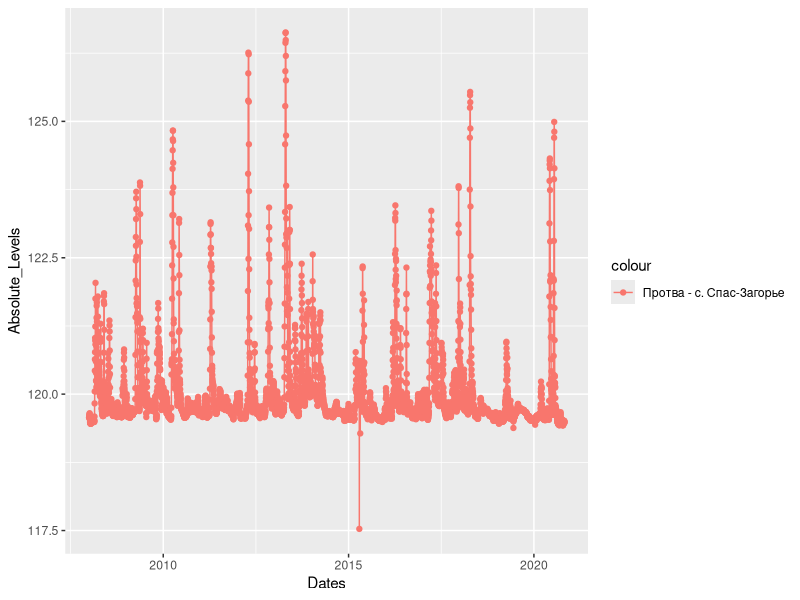
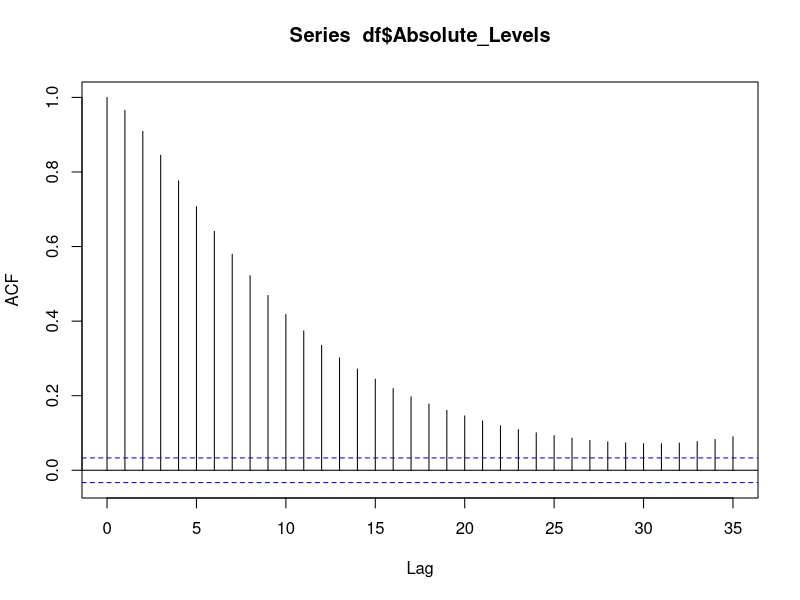
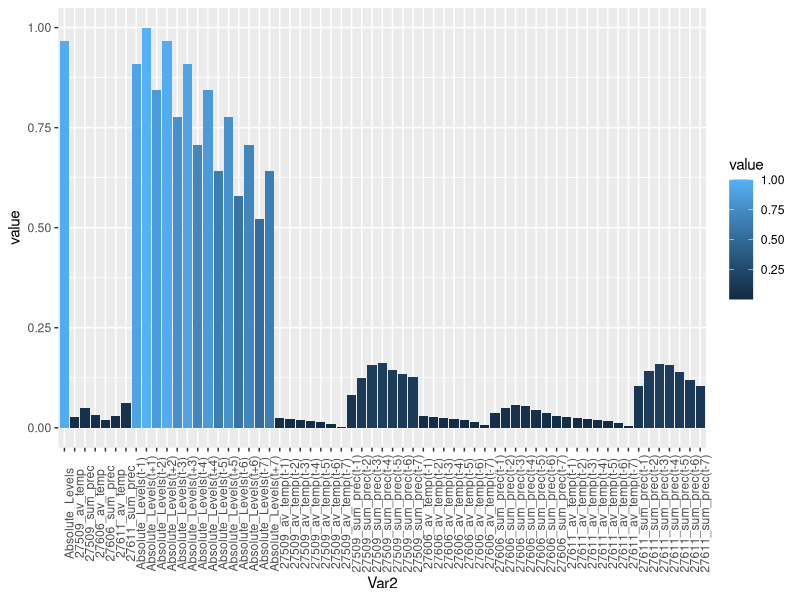
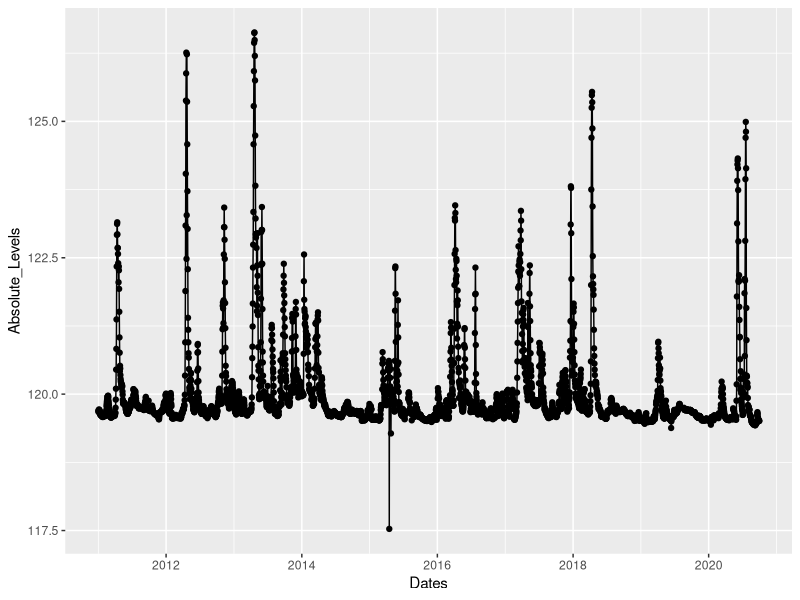
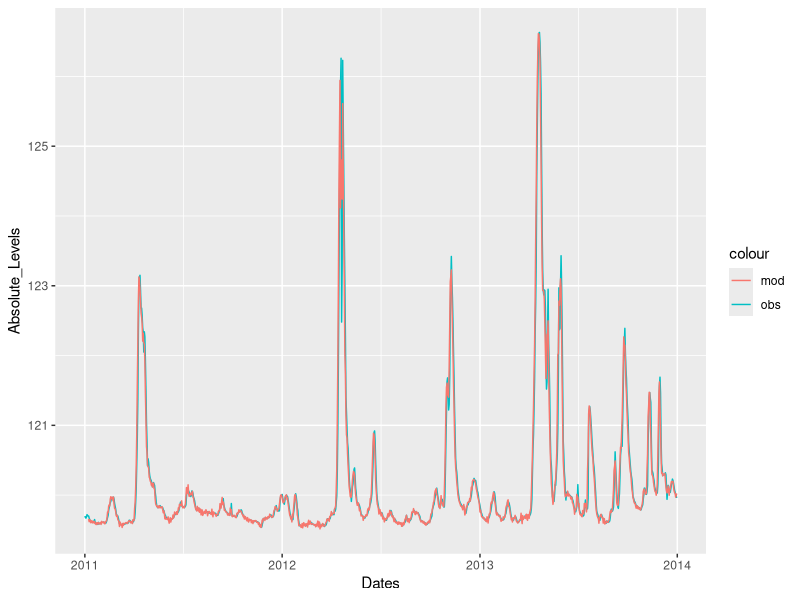
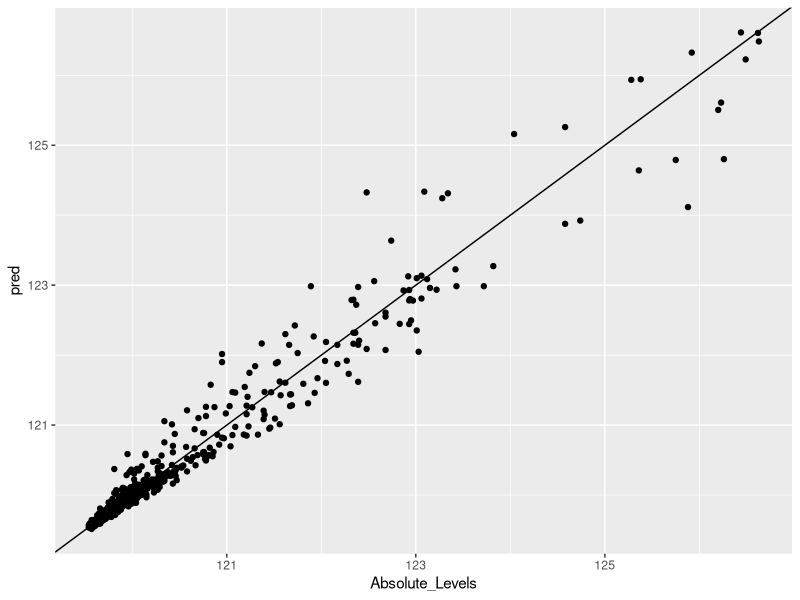
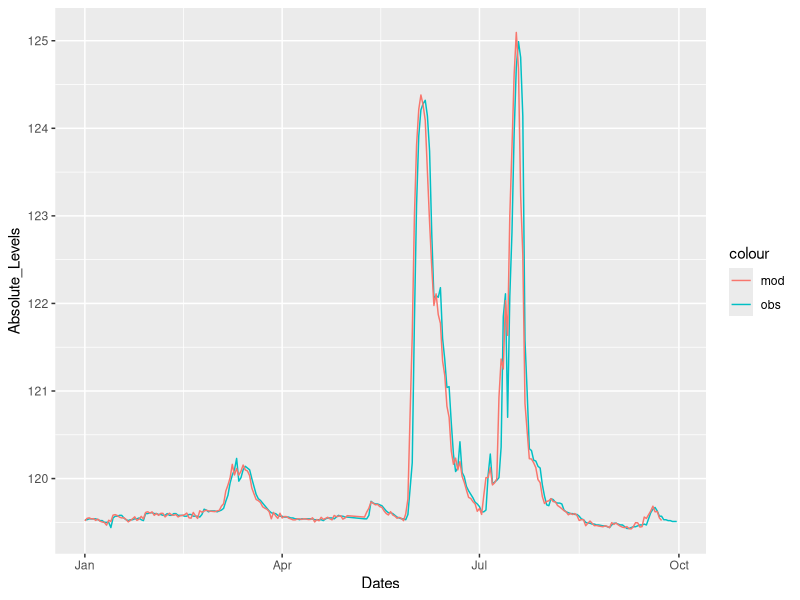

These figures' R source, in order:
Sys.setlocale("LC_ALL","Russian")
library(readxl)
library(ggplot2)
library(reshape2)
library(dplyr)
library(lubridate)
# Данные по Протве
setwd('C:/Users/gorba/DataSciense/R_geographic/R_HydroPredictions/Class/Mine')
protva_h <- read.csv('protva_sz_2008-2020.csv')
protva_h$Dates <- as.Date(protva_h$Dates, format = '%d-%m-%Y')
summary(protva_h)

ggplot(protva_h, aes(x= Dates, y = Absolute_Levels, col = 'Протва - с. Спас-Загорье')) + geom_line() + geom_point()

protva_meteo <- read_xlsx('protva_meteo_2008-2020.xlsx')
protva_meteo$dates <- as.Date(protva_meteo$dates)
protva_meteo <- melt(protva_meteo, id.vars = c('dates', 'index'))
protva_meteo <- dcast(protva_meteo, dates~index+variable)
summary(protva_meteo)

df <- merge(protva_h, protva_meteo, by.x = 'Dates', by.y = 'dates')
summary(df)
df <- na.omit(df[,c(1, 2, 4:9)])
summary(df)

# построение набора предикторов - сдвиг назад и вперед 
shift = 7

shift_data <- function(x, shift, target_name){
  for(col in colnames(x[,-1])){
    for(i in seq(1, shift, 1)){
      print(col)
      print(i)
      col_lag <- paste0(col, '(t-', i, ')')
      col_lead <- paste0(target_name, '(t+', i, ')')
      x[[col_lag]] <- lag(x[[col]], n = i)
      x[[col_lead]] <- lead(x[[target_name]], n = i)
    }
  }
  return(x)
}

df <- shift_data(df, shift, 'Absolute_Levels')

# анализ корреляции и автокорреляции

ach <- acf(df$Absolute_Levels, plot = T)
ach

cm <- cor(df[,-1], use = "complete.obs")
ids <- c(colnames(df)[grepl('t\\+', names(df))])
ids

cm1 <- reshape2::melt(cm)

ggplot(cm1[cm1$Var1 == 'Absolute_Levels(t+1)',], aes(x=Var2, y=value, fill=value)) + 
  geom_bar(stat = 'identity') + theme(axis.text.x = element_text(angle=90))


# разделение на тренинг и тест

ggplot(df, aes(x=Dates, y=Absolute_Levels)) + geom_line() + geom_point()

train_df <- df[(year(df$Dates) > 2013) & (year(df$Dates) < 2020),]
test_df <- df[year(df$Dates) <= 2013,]
val_df <- df[year(df$Dates) == 2020,]

# построение множественной линейной регрессии

mod1 <- lm(data = train_df[,-1], formula = `Absolute_Levels(t+1)` ~ .)
summary(mod1)
coef(mod1)

# проверка на тестовой выборке
test_df$pred <- predict(mod1, newdata = test_df[,-1])

ggplot(test_df, aes(x=Dates)) + geom_line(aes(y=Absolute_Levels, col='obs')) +
  geom_line(aes(y=pred, col='mod'))

ggplot(test_df, aes(x=Absolute_Levels, y=pred)) + geom_point() + geom_abline()

# предсказание в оперативном режиме

val_df$pred <- predict(mod1, newdata = val_df)

ggplot(val_df, aes(x=Dates)) + geom_line(aes(y=Absolute_Levels, col='obs')) +
  geom_line(aes(y=pred, col='mod'))

